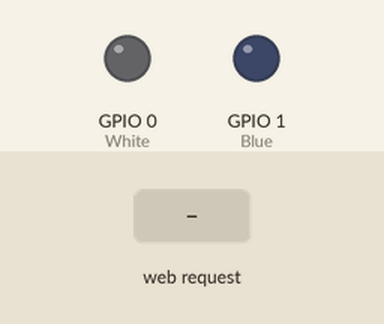
This sketch was run on a simulated ESP8266 (NodeMCU). Shown: output pins drawn as LEDs (lit = HIGH). The test bench sets the inputs (shaded band).

Above: at 1.2 s.
1.3 s: HTTP request GET /WON received
At 2.1 s:
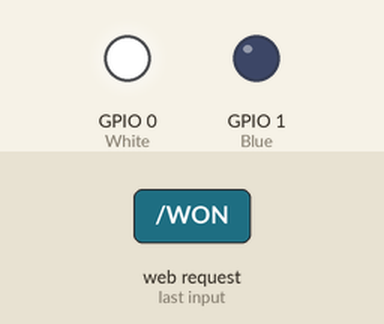
2.8 s: HTTP request GET /BON received
At 3.3 s:
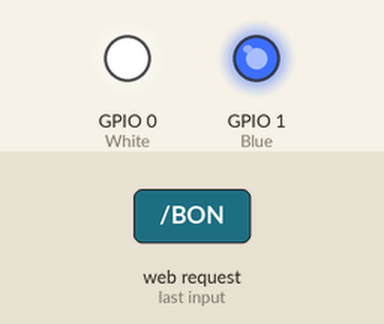
4.3 s: HTTP request GET /WOFF received
At 5.5 s:
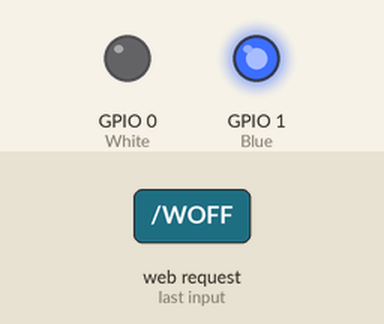
5.8 s: HTTP request GET /BOFF received
At 6.8 s:
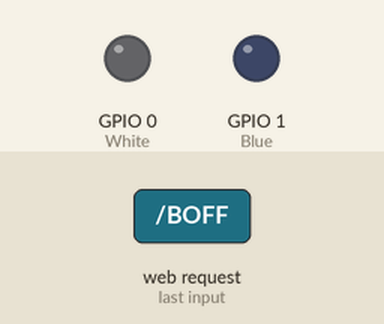
Timing chart, 0 to 8.3 s (numbered marks = the images above; inputs shaded):
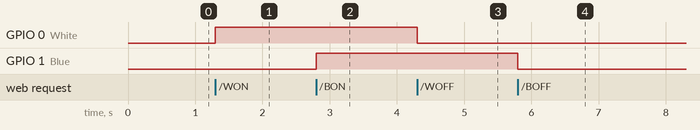

The sketch:

ledserver.ino
```cpp
#include <ESP8266WiFi.h>
#include <WiFiClient.h>
#include <ESP8266WebServer.h>
#include <ESP8266mDNS.h>

const int White = 0;
const int Blue = 1;
const char* ssid = "...";
const char* password = "...";
MDNSResponder mdns;
ESP8266WebServer server(80);

void handleRoot() {
  server.send(200, "text/plain", "hello from esp8266!");
}

void handleNotFound(){
  String message = "File Not Found\n\n";
  message += "URI: ";
  message += server.uri();
  message += "\nMethod: ";
  message += (server.method() == HTTP_GET)?"GET":"POST";
  message += "\nArguments: ";
  message += server.args();
  message += "\n";
  for (uint8_t i=0; i<server.args(); i++){
    message += " " + server.argName(i) + ": " + server.arg(i) + "\n";
  }
  server.send(404, "text/plain", message);
}

void setup(void){
  pinMode(White, OUTPUT);
  pinMode(Blue, OUTPUT);
//  Serial.begin(115200);
  WiFi.mode(WIFI_AP); //set ESP sebagai Access Point
  WiFi.softAP("WiFuESP","12345678");//set ssid dan password, jangan lupa password minimal 8 karakter
  server.begin();
//  Serial.println("");


  if (mdns.begin("esp8266", WiFi.localIP())) {
//    Serial.println("MDNS responder started");
  }

  server.on("/", handleRoot);

  server.on("/WON", [](){
  server.send(200, "text/plain", "Okay -- Light is ON!");
  digitalWrite(White, 1);
  });

  server.on("/WOFF", [](){
  server.send(200, "text/plain", "Okay -- Light is OFF!");
  digitalWrite(White, 0);
  });

  server.on("/BON", [](){
  server.send(200, "text/plain", "Okay -- Light is ON!");
  digitalWrite(Blue, 1);
  });

  server.on("/BOFF", [](){
  server.send(200, "text/plain", "Okay -- Light is OFF!");
  digitalWrite(Blue, 0);
  });

  server.onNotFound(handleNotFound);

  server.begin();
//  Serial.println("HTTP server started");
}

void loop(void){
  server.handleClient();
}
```

Measured:
- after the input at 1.3 s, GPIO 0 (White): LOW → HIGH at once
- after the input at 2.8 s, GPIO 1 (Blue): LOW → HIGH at once
- after the input at 4.3 s, GPIO 0 (White): HIGH → LOW at once
- after the input at 5.8 s, GPIO 1 (Blue): HIGH → LOW at once
